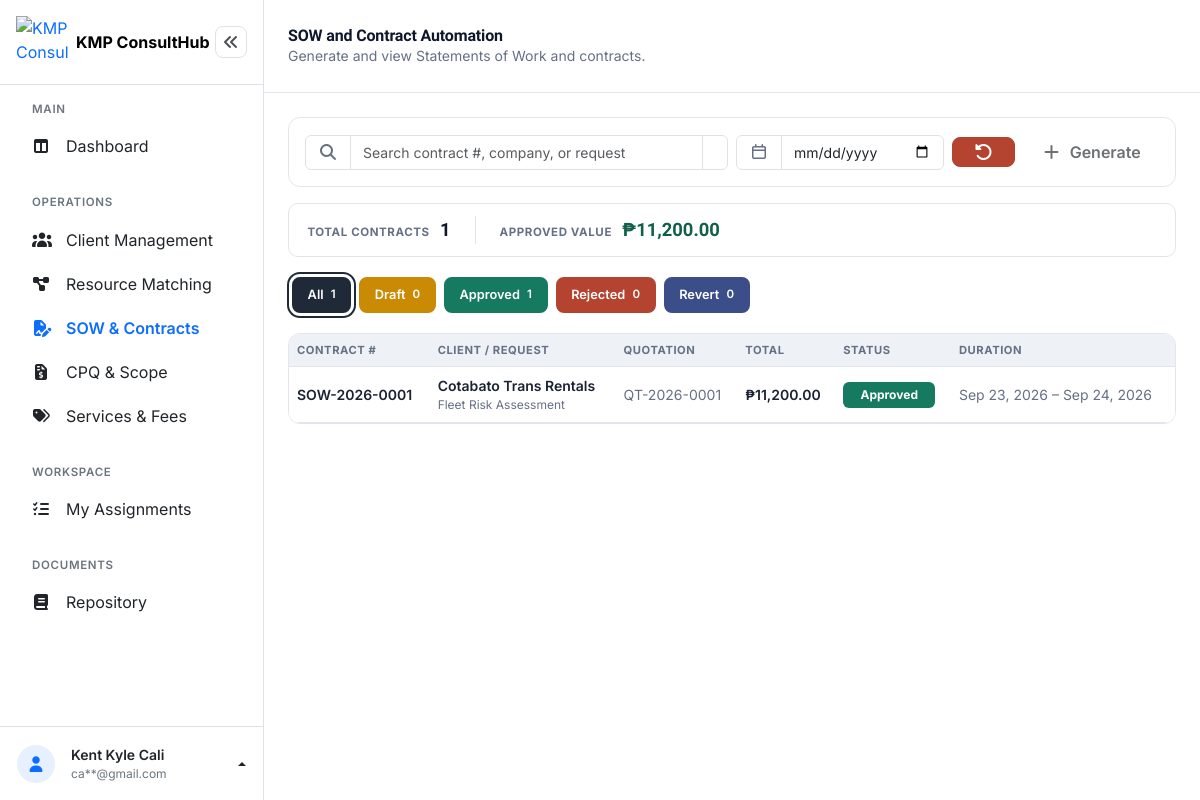
Page /staff/sow_contracts.php (signed in) on the earlier database version.
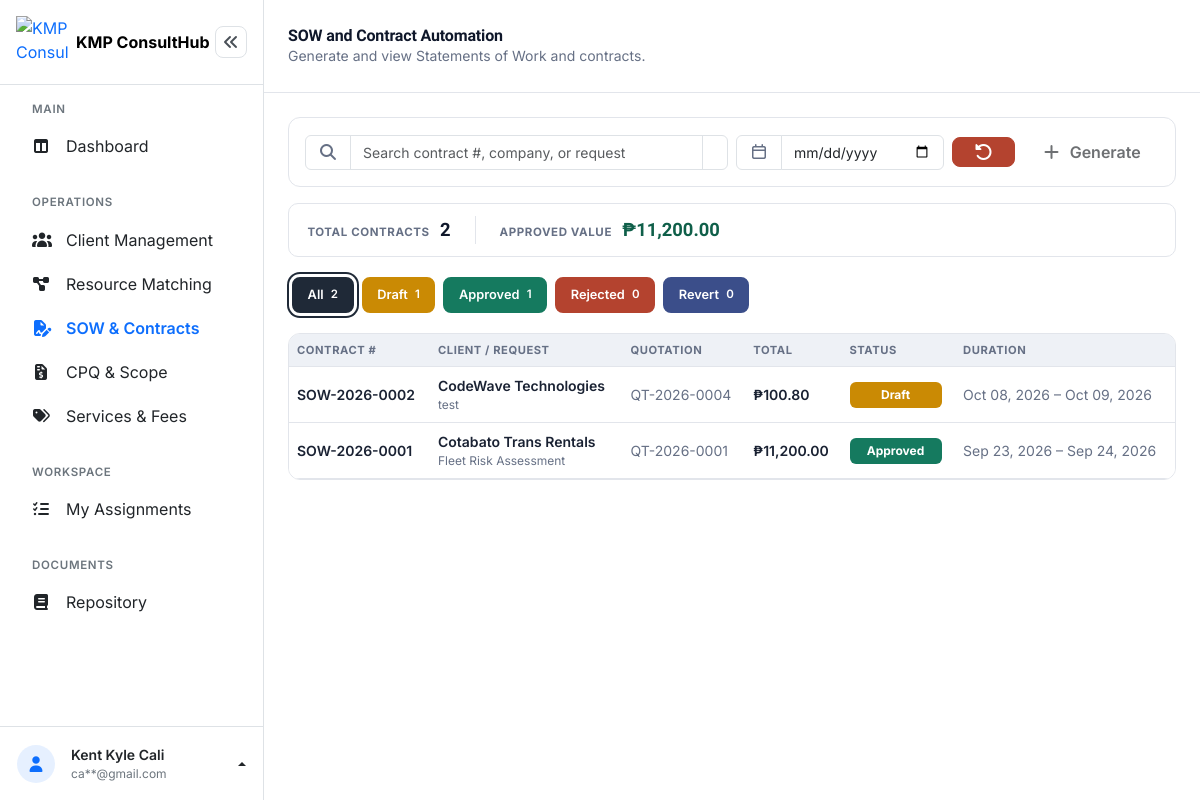
Same page on the later database version.
### tables this page shows
CREATE TABLE `contracts` (
  `contract_id` int(10) UNSIGNED NOT NULL,
  `contract_number` varchar(30) NOT NULL,
  `quotation_id` int(10) UNSIGNED NOT NULL,
  `request_id` int(10) UNSIGNED NOT NULL,
  `client_id` int(10) UNSIGNED NOT NULL,
  `scope_summary` text DEFAULT NULL,
  `total_amount` decimal(12,2) NOT NULL DEFAULT 0.00,
  `start_date` date DEFAULT NULL,
  `end_date` date DEFAULT NULL,
  `status` enum('Draft','Approved','Rejected','Revert') NOT NULL DEFAULT 'Draft',
  `prepared_by` int(10) UNSIGNED DEFAULT NULL,
  `approved_by` int(10) UNSIGNED DEFAULT NULL,
  `approved_at` timestamp NULL DEFAULT NULL,
  `created_at` timestamp NOT NULL DEFAULT current_timestamp(),
  `updated_at` timestamp NOT NULL DEFAULT current_timestamp() ON UPDATE current_timestamp(),
  `contract_file_name` varchar(255) DEFAULT NULL,
  `contract_file_path` varchar(255) DEFAULT NULL,
  `contract_file_size` int(11) DEFAULT NULL
);

CREATE TABLE `clients` (
  `client_id` int(10) UNSIGNED NOT NULL,
  `company_name` varchar(150) NOT NULL,
  `contact_person` varchar(150) NOT NULL,
  `email` varchar(150) NOT NULL,
  `contact_number` varchar(20) NOT NULL,
  `address` varchar(255) NOT NULL,
  `industry` varchar(100) DEFAULT NULL,
  `created_at` timestamp NOT NULL DEFAULT current_timestamp(),
  `updated_at` timestamp NOT NULL DEFAULT current_timestamp() ON UPDATE current_timestamp()
);

CREATE TABLE `service_requests` (
  `request_id` int(10) UNSIGNED NOT NULL,
  `client_id` int(10) UNSIGNED NOT NULL,
  `request_title` varchar(150) NOT NULL,
  `required_skill` varchar(100) DEFAULT NULL,
  `status` enum('New','In Progress','Completed','Cancelled') NOT NULL DEFAULT 'New',
  `assigned_to` int(10) UNSIGNED DEFAULT NULL,
  `assigned_by` int(10) UNSIGNED DEFAULT NULL,
  `created_at` timestamp NOT NULL DEFAULT current_timestamp(),
  `updated_at` timestamp NOT NULL DEFAULT current_timestamp() ON UPDATE current_timestamp()
);

CREATE TABLE `quotations` (
  `quotation_id` int(10) UNSIGNED NOT NULL,
  `quotation_number` varchar(30) NOT NULL,
  `request_id` int(10) UNSIGNED NOT NULL,
  `client_id` int(10) UNSIGNED NOT NULL,
  `project_scope` text DEFAULT NULL,
  `status` enum('Draft','Approved','Rejected','Revert') NOT NULL DEFAULT 'Draft',
  `subtotal` decimal(12,2) NOT NULL DEFAULT 0.00,
  `tax_rate` decimal(5,2) NOT NULL DEFAULT 0.00,
  `tax_amount` decimal(12,2) NOT NULL DEFAULT 0.00,
  `total_amount` decimal(12,2) NOT NULL DEFAULT 0.00,
  `valid_until` date DEFAULT NULL,
  `prepared_by` int(10) UNSIGNED DEFAULT NULL,
  `created_at` timestamp NOT NULL DEFAULT current_timestamp(),
  `updated_at` timestamp NOT NULL DEFAULT current_timestamp() ON UPDATE current_timestamp()
);

### staff/sow_contracts.php (the view, shortened to what the changed rows need)
<?php
$pdo = getConnection();
function e($value): string
{
    return htmlspecialchars((string) $value, ENT_QUOTES, 'UTF-8');
}
$availableQuotationItemsStmt = $pdo->query('SELECT * FROM quotation_items ORDER BY quotation_id ASC, sort_order ASC');
$itemsByAvailableQuotation = [];
foreach ($availableQuotationItemsStmt->fetchAll() as $row) {
    $itemsByAvailableQuotation[$row['quotation_id']][] = $row;
}
$searchTerm   = trim($_GET['search'] ?? '');
$dateFilter   = trim($_GET['date'] ?? '');
$statusFilter = in_array($_GET['status'] ?? '', CONTRACT_STATUSES, true) ? $_GET['status'] : '';
$perPage      = 8;
$page         = max(1, (int) ($_GET['page'] ?? 1));
$baseQuery = "FROM contracts ct
     INNER JOIN clients c ON ct.client_id = c.client_id
     INNER JOIN service_requests sr ON ct.request_id = sr.request_id
     INNER JOIN quotations q ON ct.quotation_id = q.quotation_id
     LEFT JOIN users pb ON ct.prepared_by = pb.user_id
     LEFT JOIN users ab ON ct.approved_by = ab.user_id
     WHERE 1=1";
$baseParams = [];
$statsStmt = $pdo->prepare("SELECT ct.status, COUNT(*) AS cnt, COALESCE(SUM(ct.total_amount), 0) AS total $baseQuery GROUP BY ct.status");
$statsStmt->execute($baseParams);
$statusCounts = ['Draft' => 0, 'Approved' => 0, 'Rejected' => 0, 'Revert' => 0];
foreach ($statsStmt->fetchAll() as $row) {
    $statusCounts[$row['status']] = (int) $row['cnt'];
}
$totalContracts = array_sum($statusCounts);
$listQuery = $baseQuery;
$listParams = $baseParams;
$countStmt = $pdo->prepare("SELECT COUNT(*) $listQuery");
$countStmt->execute($listParams);
$filteredContractCount = (int) $countStmt->fetchColumn();
$totalPages = max(1, (int) ceil($filteredContractCount / $perPage));
$page = min($page, $totalPages);
$offset = ($page - 1) * $perPage;
$contractsStmt = $pdo->prepare(
    "SELECT ct.contract_id, ct.contract_number, ct.quotation_id, ct.status, ct.total_amount, ct.start_date, ct.end_date,
            ct.scope_summary, ct.created_at, ct.approved_at,
            c.company_name, c.contact_person, c.email, c.contact_number, c.address, c.industry,
            sr.request_title, sr.required_skill, sr.status AS request_status,
            q.quotation_number, q.subtotal, q.tax_rate, q.tax_amount, q.valid_until AS quotation_valid_until,
            pb.firstname AS prepared_firstname, pb.lastname AS prepared_lastname,
            ab.firstname AS approved_firstname, ab.lastname AS approved_lastname
     $listQuery
     ORDER BY ct.created_at DESC
     LIMIT $perPage OFFSET $offset"
);
$contractsStmt->execute($listParams);
$contracts = $contractsStmt->fetchAll();
$revisionsByContract = [];
function buildContractPageUrl(int $targetPage, string $searchTerm, string $dateFilter, string $statusFilter): string
{
    $params = ['page' => $targetPage];
    if ($statusFilter !== '') {
        $params['status'] = $statusFilter;
    }
    return '?' . http_build_query($params);
}
function statusClass(string $status): string
{
    return 'status-' . strtolower($status);
}
$statusTabs = [
    ''         => ['label' => 'All', 'count' => $totalContracts],
    'Draft'    => ['label' => 'Draft', 'count' => $statusCounts['Draft']],
    'Approved' => ['label' => 'Approved', 'count' => $statusCounts['Approved']],
    'Rejected' => ['label' => 'Rejected', 'count' => $statusCounts['Rejected']],
    'Revert'   => ['label' => 'Revert', 'count' => $statusCounts['Revert']],
];
?>
<!DOCTYPE html>
<html lang="en">
<head>
<link rel="stylesheet" href="../assets/vendor/bootstrap-5.3.8/css/bootstrap.min.css">
<link rel="stylesheet" href="../assets/vendor/fontawesome-free-7.3.1/css/all.min.css">
<link rel="stylesheet" href="../assets/css/dashboard.css">
</head>
<body>
<div class="dashboard-layout d-flex">
  <div class="dashboard-main flex-grow-1" style="min-width:0;">
    <header class="dashboard-topbar bg-white d-flex align-items-center justify-content-between px-3 px-md-4">
      <div class="d-flex align-items-center gap-3">
        <div>
          <h1 class="dashboard-title h6 h5-md fw-bold mb-0">SOW and Contract Automation</h1>
        </div>
      </div>
    </header>
    <main class="dashboard-content p-3 p-md-4">
      <div class="summary-bar mb-3">
        <div class="summary-item">
          <span class="summary-label">Total Contracts</span>
          <span class="summary-value"><?= (int) $totalContracts ?></span>
        </div>
      </div>
      <div class="status-tabs mb-3">
        <?php foreach ($statusTabs as $tabValue => $tab): ?>
          <?php $tabClass = 'tab-' . ($tabValue === '' ? 'all' : strtolower((string) $tabValue)); ?>
          <a class="status-tab <?= $tabClass ?> <?= $statusFilter === (string) $tabValue ? 'is-active' : '' ?>" href="<?= buildContractPageUrl(1, $searchTerm, $dateFilter, (string) $tabValue) ?>">
            <?= e($tab['label']) ?> <span class="tab-count"><?= (int) $tab['count'] ?></span>
          </a>
        <?php endforeach; ?>
      </div>
      <section class="card overflow-hidden">
        <div class="table-responsive">
          <table class="table table-hover align-middle mb-0" id="contractsTable">
            <thead>
              <tr>
                <th scope="col">Contract #</th>
                <th scope="col">Client / Request</th>
                <th scope="col" class="d-none d-md-table-cell">Quotation</th>
                <th scope="col">Total</th>
                <th scope="col">Status</th>
                <th scope="col" class="d-none d-lg-table-cell">Duration</th>
              </tr>
            </thead>
            <tbody id="contractsTableBody">
              <?php if (empty($contracts)): ?>
                <tr>
                  <td colspan="6" class="cell-empty">
                    <div class="empty-state text-center py-5">
                      <i class="fa-regular fa-file-lines fs-3 mb-2 d-block"></i>
                      <p class="small mb-0">No contracts found.</p>
                    </div>
                  </td>
                </tr>
              <?php else: ?>
                <?php foreach ($contracts as $ct): ?>
                  <?php
                    $viewPayload = [
                        'contract_id' => $ct['contract_id'],
                        'number' => $ct['contract_number'],
                        'status' => $ct['status'],
                        'created_at' => $ct['created_at'] ? date('M d, Y', strtotime($ct['created_at'])) : null,
                        'company' => $ct['company_name'],
                        'contact_person' => $ct['contact_person'],
                        'email' => $ct['email'],
                        'contact_number' => $ct['contact_number'],
                        'address' => $ct['address'],
                        'industry' => $ct['industry'],
                        'request' => $ct['request_title'],
                        'required_skill' => $ct['required_skill'],
                        'quotation_number' => $ct['quotation_number'],
                        'subtotal' => number_format((float) $ct['subtotal'], 2),
                        'tax_rate' => rtrim(rtrim(number_format((float) $ct['tax_rate'], 2), '0'), '.'),
                        'tax_amount' => number_format((float) $ct['tax_amount'], 2),
                        'total' => number_format((float) $ct['total_amount'], 2),
                        'quotation_valid_until' => $ct['quotation_valid_until'] ? date('M d, Y', strtotime($ct['quotation_valid_until'])) : null,
                        'items' => array_map(function ($it) {
                            return [
                                'description' => $it['description'],
                                'quantity' => rtrim(rtrim(number_format((float) $it['quantity'], 2), '0'), '.'),
                                'unit_price' => number_format((float) $it['unit_price'], 2),
                                'line_total' => number_format((float) $it['line_total'], 2),
                            ];
                        }, $itemsByAvailableQuotation[$ct['quotation_id']] ?? []),
                        'start_date' => $ct['start_date'] ? date('M d, Y', strtotime($ct['start_date'])) : null,
                        'end_date' => $ct['end_date'] ? date('M d, Y', strtotime($ct['end_date'])) : null,
                        'scope_summary' => $ct['scope_summary'],
                        'prepared_by' => trim(($ct['prepared_firstname'] ?? '') . ' ' . ($ct['prepared_lastname'] ?? '')),
                        'approved_by' => $ct['approved_firstname'] ? trim($ct['approved_firstname'] . ' ' . $ct['approved_lastname']) : null,
                        'approved_at' => $ct['approved_at'] ? date('M d, Y', strtotime($ct['approved_at'])) : null,
                        'revisions' => array_map(function ($r) {
                            return [
                                'note' => $r['revision_note'],
                                'by' => trim(($r['firstname'] ?? '') . ' ' . ($r['lastname'] ?? '')),
                                'date' => $r['created_at'] ? date('M d, Y g:i A', strtotime($r['created_at'])) : '',
                            ];
                        }, $revisionsByContract[$ct['contract_id']] ?? []),
                    ];
                  ?>
                  <tr class="contract-row" data-contract="<?= e(json_encode($viewPayload)) ?>">
                    <td class="small fw-semibold">
                      <span class="cell-body fw-semibold"><?= e($ct['contract_number']) ?></span>
                    </td>
                    <td class="small">
                      <span class="cell-body">
                        <span class="fw-semibold d-block"><?= e($ct['company_name']) ?></span>
                        <span class="d-block" style="color:var(--ink-soft); font-size:.75rem;"><?= e($ct['request_title']) ?></span>
                      </span>
                    </td>
                    <td class="small d-none d-md-table-cell" style="color:var(--ink-soft);">
                      <span class="cell-body"><?= e($ct['quotation_number']) ?></span>
                    </td>
                    <td class="small fw-semibold">
                      <span class="cell-body fw-semibold">&#8369;<?= number_format((float) $ct['total_amount'], 2) ?></span>
                    </td>
                    <td class="small">
                      <span class="cell-body"><span class="status-badge <?= statusClass($ct['status']) ?>"><?= e($ct['status']) ?></span></span>
                    </td>
                    <td class="small d-none d-lg-table-cell" style="color:var(--ink-soft);">
                      <span class="cell-body">
                        <?= $ct['start_date'] ? e(date('M d, Y', strtotime($ct['start_date']))) : '&mdash;' ?>
                        &ndash;
                        <?= $ct['end_date'] ? e(date('M d, Y', strtotime($ct['end_date']))) : '&mdash;' ?>
                      </span>
                    </td>
                  </tr>
                <?php endforeach; ?>
              <?php endif; ?>
            </tbody>
          </table>
        </div>
      </section>
    </main>
  </div>
</div>
</body>
</html>

Differences in the rows shown:
added contracts: contract_number "SOW-2026-0002", client.company_name "CodeWave Technologies", request.request_title "test", quotation.quotation_number "QT-2026-0004", total_amount "100.80", status "Draft", start_date "Oct 08, 2026", end_date "Oct 09, 2026"
Other differences:
$totalContracts: "1" → "2"
new list line: "All 2"
new list line: "Draft 1"
list line gone: "All 1"
list line gone: "Draft 0"
